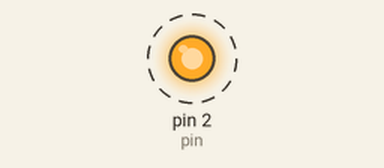
Simulated run of this sketch. Board: Arduino Uno, built with avr-gcc and run on an emulated ATmega328P. Shown: output pins drawn as LEDs (lit = HIGH). Dashed ring = blinking. What the sketch prints to the serial monitor is not drawn.

Above: at 0.2 s.
Timing chart, 0 to 3.0 s (numbered marks = the images above):
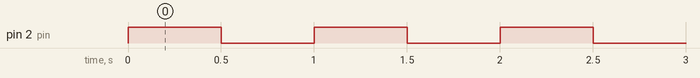

The sketch:

Blink.ino
```cpp
int pin =2;
// the setup function runs once when you press reset or power the board
void setup() {
  // initialize digital pin LED_BUILTIN as an output.
  pinMode(pin, OUTPUT);

  Serial.begin(115200);
}

// the loop function runs over and over again forever
void loop() {
  Serial.print("hello");
  digitalWrite(pin, HIGH);   // turn the LED on (HIGH is the voltage level)
  delay(500);                       // wait for a second

  Serial.print("world");
  digitalWrite(pin, LOW);    // turn the LED off by making the voltage LOW
  delay(500);                       // wait for a second
}
```

Measured:
- by itself, pin 2 (pin): alternates HIGH for 0.50 s and LOW for 0.50 s
